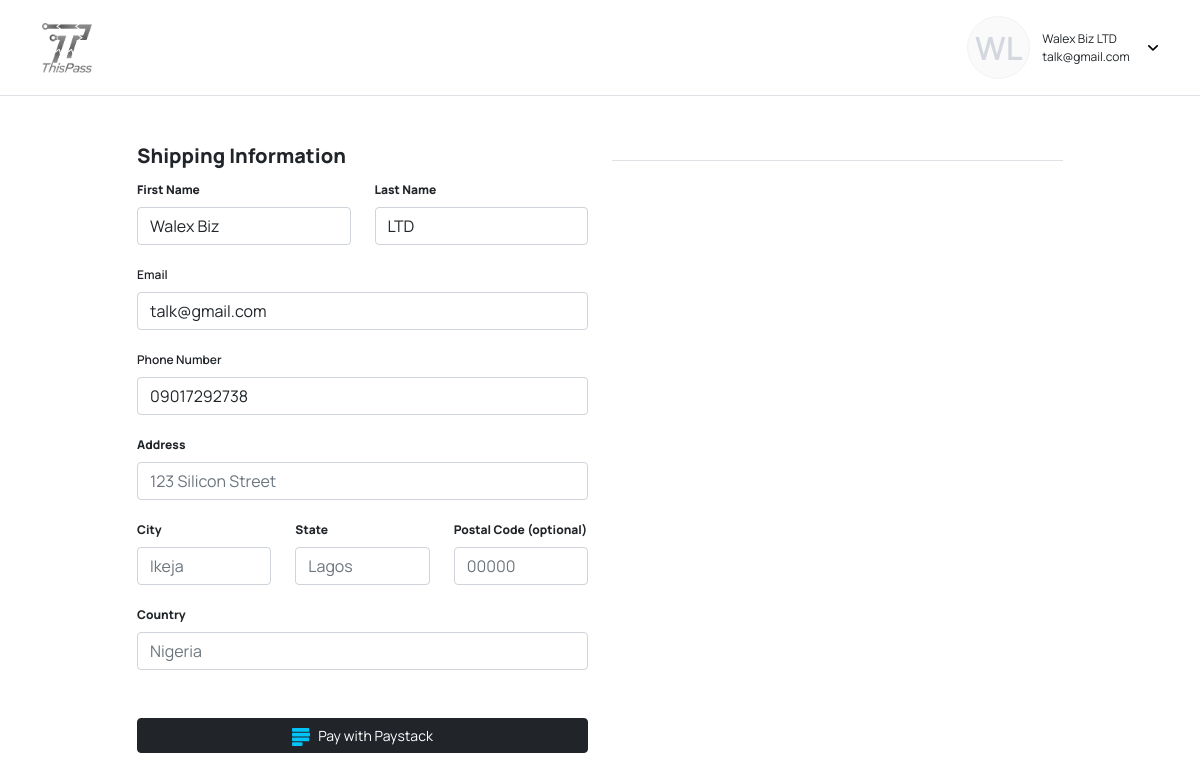
Page /order/shipping/ (signed in) on the committed database.
### app_user/models.py (models this page shows, shortened)
class AppUser(models.Model):
	user = models.OneToOneField(User, on_delete=models.CASCADE)
	phone_no = models.CharField(default="", max_length=100)
	user_name = models.CharField(default="", max_length=100)
	pub_date = models.DateTimeField(default=timezone.now)
	otp_code = models.CharField(default="none",max_length=10)
	ec_status = models.BooleanField(default=False)
	status = models.BooleanField(default=False)

### order/views.py (the view)
# urls.py: path("shipping/", views.ShippingView, name="shipping"),
def ShippingView(request):
    app_user = AppUser.objects.get(user__pk=request.user.id)
    cards = ShopCart.objects.filter(app_user=app_user)
    total=0
    for rs in cards:
        total += rs.card.price * rs.quantity + rs.card.shipping_charge
    if request.method == "POST":
        form = OrderForm(request.POST)
        if form.is_valid():
            data = Order()
            data.first_name = form.cleaned_data['first_name']
            data.last_name = form.cleaned_data['last_name']
            data.email = form.cleaned_data['email']
            data.address = form.cleaned_data['address']
            data.city = form.cleaned_data['city']
            data.state = form.cleaned_data['state']
            data.phone = form.cleaned_data['phone']
            data.country = form.cleaned_data['country']
            data.postal_code = form.cleaned_data['postal_code']
            data.user_id = app_user.id
            data.total = total
            data.ip = request.META.get('REMOTE_ADDR')
            ordercode = get_random_string(5).upper()
            data.code = ordercode
            data.app_user = app_user
            data.save()
            cards = ShopCart.objects.filter(app_user=app_user.id)
            for rs in cards:
                detail = OrderProduct()
                detail.order_id = data.id
                detail.card_id = rs.card_id
                detail.app_user = app_user
                detail.quantity = rs.quantity
                detail.price = rs.card.price
                detail.save()
                card = Card.objects.get(id=rs.card_id)
                card.save()
            ShopCart.objects.filter(app_user=app_user.id).delete()
            request.session['cart_items']=0
            return HttpResponseRedirect(reverse("payment:make_payment", args=[data.id,]))
        else:
            messages.warning(request, form.errors)
            return HttpResponseRedirect("/order/shipping")
    else:
        shipping = 0
        for rs in cards:
            shipping = rs.card.shipping_charge
        price = 0
        for rs in cards:
            price = rs.card.price
        subtotal=0
        for rs in cards:
            subtotal += rs.card.price * rs.quantity
        added=0
        for rs in cards:
            added +=  rs.quantity + shipping
        form = OrderForm()
        context = {
            "app_user":app_user,
            "cards":cards,
            "price":price,
            "subtotal":subtotal,
            'added':added,
            'total':total,
            'shipping':shipping,
            'form':'form',}
        return render(request, "order/shipping.html", context )

### order/templates/order/shipping.html (shortened to what this page needs)
{% extends 'app_user/auth_base.html' %}
{% load static %}
{% load humanize %}
{% block content %}
<body>
    {% include 'app_user/header.html' %}
    <div class="container py-4 py-xl-5">
        <div class="row d-lg-flex justify-content-lg-center">
            <div class="col-md-6 col-lg-5 order-last order-sm-last order-md-first order-lg-first order-xl-first">
                <h3 class="fw-700 fs-20"><strong>Shipping Information</strong><br></h3>
                <form class="w-100" method="post">
                    <div class="row mb-3">
                        <div class="col-md-6">
                            <div><label class="form-label fw-600 fs-12" for="email"><strong>First Name</strong></label><input class="form-control" type="text" name="first_name" placeholder="John" value="{{ app_user.user.first_name }}"></div>
                        </div>
                        <div class="col-md-6">
                            <div><label class="form-label fw-600 fs-12" for="email"><strong>Last Name</strong></label><input class="form-control" type="text" name="last_name" placeholder="Doe" value="{{ app_user.user.last_name }}"></div>
                        </div>
                    </div>
                    <div class="mb-3"><label class="form-label fw-600 fs-12" for="email">Email</label><input class="form-control" type="text" name="email" placeholder="example@email.com" value="{{ app_user.user.email }}" required=""></div>
                    <div class="mb-3"><label class="form-label fw-600 fs-12" for="email">Phone Number</label><input class="form-control" type="tel" placeholder="+234" value="{{ app_user.phone_no }}" name="phone" maxlength="14" minlength="11"></div>
                    <div class="mb-3"><label class="form-label fw-600 fs-12" for="street"><strong>Address</strong><br></label><input class="form-control" type="text" placeholder="123 Silicon Street" name="address" value="{{ app_user.address }}"></div>
                    <div class="row">
                        <div class="col-lg-4">
                            <div class="mb-3"><label class="form-label fw-600 fs-12" for="email"><strong>City</strong><br></label><input class="form-control" type="text" name="city" placeholder="Ikeja" value="{{ app_user.city }}"></div>
                        </div>
                        <div class="col-lg-4">
                            <div class="mb-3"><label class="form-label fw-600 fs-12" for="email"><strong>State</strong><br></label><input class="form-control" type="text" name="state" placeholder="Lagos" value="{{ app_user.state }}"></div>
                        </div>
                        <div class="col-lg-4">
                            <div class="mb-3"><label class="form-label fw-600 fs-12" for="zip"><strong>Postal Code (optional)</strong></label><input class="form-control" type="number" name="postal_code" placeholder="00000" value="{{ app_user.zip_code }}"></div>
                        </div>
                    </div>
                    <div class="mb-3"><label class="form-label fw-600 fs-12" for="country"><strong>Country</strong><br></label><input class="form-control" type="text" placeholder="Nigeria" name="country" value="{{ app_user.country }}"></div>
                        <div class="mb-3 mt-5"><button type="submit" class="btn btn-dark d-block w-100 fs-14" role="button" >Pay with Paystack</button></div>
                </form>
            </div>
            <div class="col-md-6 col-lg-5 order-first order-sm-first order-md-last order-lg-last order-xl-last">
                <div class="mb-5 border-bottom pb-3">
                </div>
            </div>
        </div>
    </div>
{% endblock %}

### app_user/templates/app_user/header.html (shortened to what this page needs)
{% load static %}
<nav class="navbar navbar-light navbar-expand-md py-3 border-bottom">
    <div class="container"><a class="navbar-brand d-flex align-items-center" href="/app/"><img src="{% static 'assets/img/BndW-LoGO.png' %}" style="width: 50px;"></a>
        <div class="container w-auto me-0">
            <div class="row">
                <div class="col-auto p-0">
                    <div class="d-flex justify-content-center align-items-center rounded-circle dashboard-nav-img d-flex"><span class="fs-32 color-disabled fw-600">{{ app_user.user.first_name|make_list|first|capfirst }}{{ app_user.user.last_name|make_list|first|capfirst }}</span></div>
                </div>
                <div class="col-auto d-flex align-items-center">
                    <div class="fs-12">
                        <p class="m-0">{{ app_user.user.first_name }} {{ app_user.user.last_name }}</p>
                        <p class="m-0">{{ app_user.user.email}} </p>
                    </div>
                </div>
                <div class="col d-flex align-items-center p-0">
                    <div class="dropdown dashboard-dropdown"><a class="dropdown-toggle" aria-expanded="false" data-bs-toggle="dropdown" data-bs-auto-close="outside" href="#"></a>
                    </div>
                </div>
            </div>
        </div>
    </div>
</nav>

### app_user/static/assets/css/styles.css (style rules this page uses)
body { font-family: 'Manrope', sans-serif; }
.fw-600 { font-weight: 600 !important; }
.fw-700 { font-weight: 700 !important; }
.fs-14 { font-size: 14px; }
.fs-32 { font-size: 32px; }
.fs-12 { font-size: 12px; }
.fs-20 { font-size: 20px; }
.dashboard-nav-img { width: 63px; height: 63px; background-color: #FAFAFA; border: 1px solid #F2F2F2; }
.color-disabled { color: #D3D8DF; }
.dashboard-dropdown .dropdown-toggle::after { border: none; width: 10px; height: auto; margin-left: 0.4rem; vertical-align: middle; }

### rows in the picture
AppUser: user.first_name|make_list "W", user.last_name|make_list "L", user.first_name "Walex Biz", user.last_name "LTD", user.email "talk@gmail.com", first_name "Walex Biz", last_name "LTD", email "talk@gmail.com", phone "09017292738"
